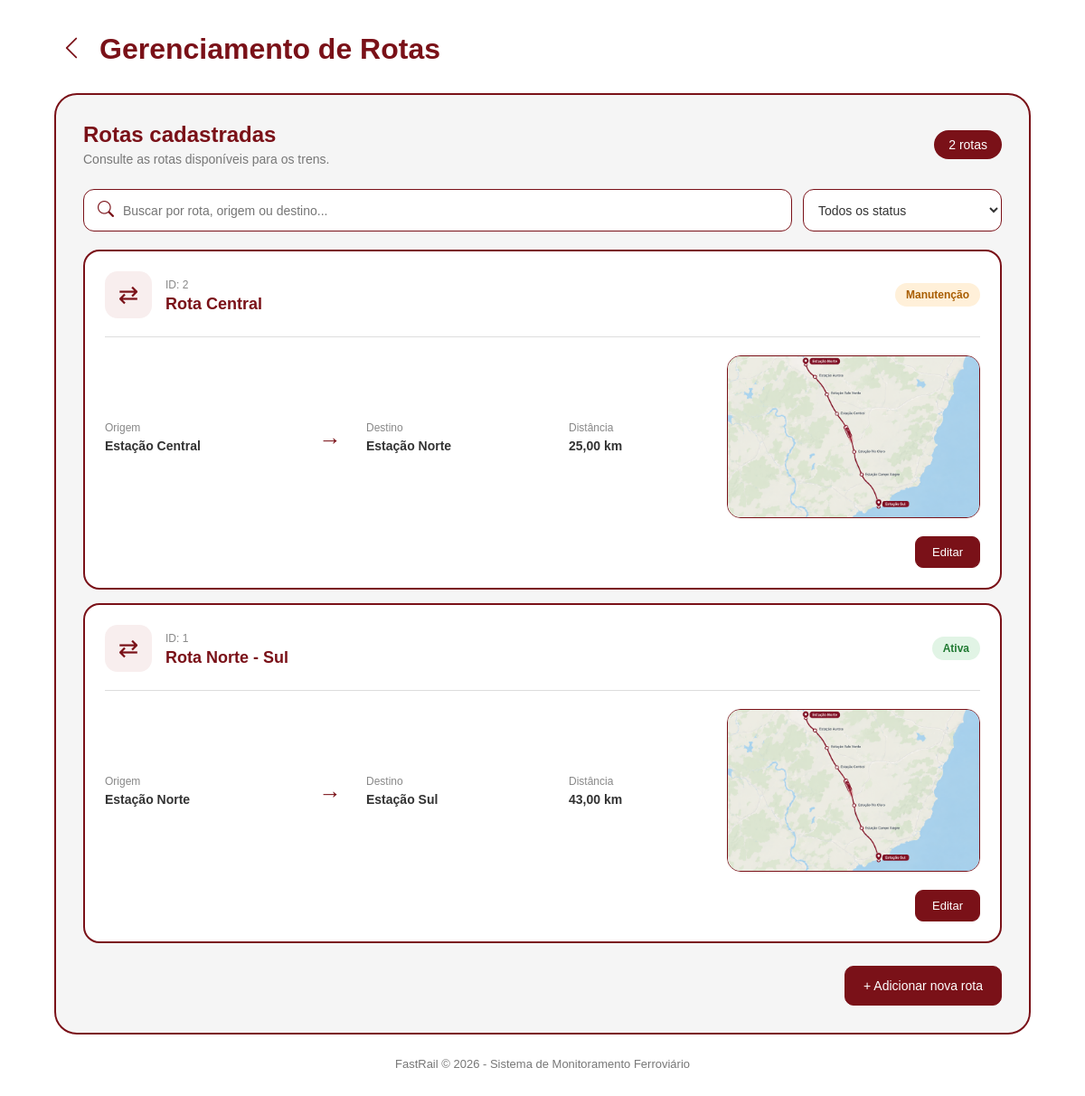
The page /rotas.php (signed in) on the database its author committed.
### tables this page shows
CREATE TABLE rotas (
    idRota INT NOT NULL AUTO_INCREMENT,
    nome_rota VARCHAR(100) NOT NULL,
    origem VARCHAR(100) NOT NULL,
    destino VARCHAR(100) NOT NULL,
    distancia DECIMAL(10,2) NOT NULL,
    status VARCHAR(20) NOT NULL DEFAULT 'Ativa',
    PRIMARY KEY (idRota)
);

### funcoes.php (called while the page is built, shortened)
<?php
function e($valor)
{
    return htmlspecialchars((string) ($valor ?? ''), ENT_QUOTES, 'UTF-8');
}
function formatarNumero($valor, $casas = 2)
{
    return number_format((float) $valor, $casas, ',', '.');
}

### rotas.php (the view, shortened to what this page needs)
<?php
require_once 'proteger.php';
$resultado = $conexao->query("SELECT idRota, nome_rota, origem, destino, distancia, status FROM rotas ORDER BY idRota DESC");
$rotas = $resultado ? $resultado->fetch_all(MYSQLI_ASSOC) : [];
$total_rotas = count($rotas);
?>
<!DOCTYPE html>
<html lang="pt-BR">
<head>
    <link rel="stylesheet" href="https://cdn.jsdelivr.net/npm/bootstrap-icons@1.11.3/font/bootstrap-icons.min.css">
    <link rel="stylesheet" href="assets/css/base.css">
    <link rel="stylesheet" href="assets/css/rotas.css">
</head>
<body>
    <main class="container">
        <header class="cabecalho">
            <a href="dashboard.php" class="btn-voltar" title="Voltar">
                <i class="bi bi-chevron-left"></i>
            </a>
            <div>
                <h1>Gerenciamento de Rotas</h1>
            </div>
        </header>
        <section class="secao">
            <div class="titulo-secao">
                <div>
                    <h2>Rotas cadastradas</h2>
                    <p>Consulte as rotas disponíveis para os trens.</p>
                </div>
                <span class="contador"><?= $total_rotas ?> <?= $total_rotas === 1 ? 'rota' : 'rotas' ?></span>
            </div>
            <div class="filtros">
                <div class="campo-busca">
                    <i class="bi bi-search"></i>
                    <input type="text" id="buscarRota" data-busca=".rota-card" placeholder="Buscar por rota, origem ou destino...">
                </div>
                <select id="filtroStatus" data-filtro-status=".rota-card">
                    <option value="">Todos os status</option>
                </select>
            </div>
            <div class="lista-rotas">
                <?php foreach ($rotas as $rota): ?>
                    <?php $classe_status = STATUS_ROTA[$rota['status']] ?? ''; ?>
                    <article class="rota-card" data-status="<?= $classe_status ?>">
                        <div class="rota-topo">
                            <div class="icone-rota">⇄</div>
                            <div class="nome-rota">
                                <span>ID: <?= (int) $rota['idRota'] ?></span>
                                <h3><?= e($rota['nome_rota']) ?></h3>
                            </div>
                            <span class="status <?= $classe_status ?>"><?= e($rota['status']) ?></span>
                        </div>
                        <div class="rota-conteudo">
                            <div class="trajeto">
                                <div class="local">
                                    <span>Origem</span>
                                    <strong><?= e($rota['origem']) ?></strong>
                                </div>
                                <div class="linha-rota">
                                    <span>→</span>
                                </div>
                                <div class="local">
                                    <span>Destino</span>
                                    <strong><?= e($rota['destino']) ?></strong>
                                </div>
                                <div class="distancia">
                                    <span>Distância</span>
                                    <strong><?= formatarNumero($rota['distancia']) ?> km</strong>
                                </div>
                            </div>
                            <div class="imagem-rota">
                                <img src="assets/img/rota-norte.sul.png" alt="Mapa da rota">
                            </div>
                        </div>
                        <div class="acoes-rota">
                            <a href="rotas_form.php?id=<?= (int) $rota['idRota'] ?>" class="btn-editar">Editar</a>
                        </div>
                    </article>
                <?php endforeach; ?>
            </div>
            <a href="rotas_form.php" class="btn-adicionar">+ Adicionar nova rota</a>
        </section>
        <footer class="rodape">FastRail © 2026 - Sistema de Monitoramento Ferroviário</footer>
    </main>
</body>
</html>

### assets/css/base.css (style rules this page uses)
:root { --vermelho: #7A1118; --vermelho-escuro: #5f0d13; --vermelho-hover: #991B1B; --vermelho-claro: #f8eeee; --vermelho-borda: #f0d4d6; --alerta: #b4232f; --branco: #ffffff; --cinza-fundo: #f2f2f2; --cinza-secao: #f5f5f5; --cinza-borda: #dddddd; --texto: #333333; --texto-forte: #222222; --texto-medio: #555555; --texto-suave: #777777; --verde-fundo: #e1f4e5; --verde-texto: #217a32; --laranja-fundo: #fff0d9; --laranja-texto: #a85d00; --neutro-fundo: #eeeeee; --neutro-texto: #555555; }
*, *::before, *::after { margin: 0; padding: 0; box-sizing: border-box; }
body { min-height: 100vh; background: var(--branco); color: var(--texto); font-family: Arial, sans-serif; }
button, input, select, textarea { font-family: inherit; }
img { max-width: 100%; }
.cabecalho { display: flex; align-items: center; gap: 12px; margin-bottom: 30px; }
.cabecalho > div { min-width: 0; flex: 1; }
.cabecalho h1 { color: var(--vermelho); font-size: 32px; line-height: 1.15; }
.btn-voltar { width: 38px; height: 38px; flex-shrink: 0; border: none; border-radius: 8px; background: transparent; color: var(--vermelho); font-size: 28px; text-decoration: none; cursor: pointer; display: inline-flex; align-items: center; justify-content: center; }
.status { padding: 6px 12px; border-radius: 20px; font-size: 12px; font-weight: bold; white-space: nowrap; }
.status.ativo, .status.ativa { background: var(--verde-fundo); color: var(--verde-texto); }
.status.manutencao { background: var(--laranja-fundo); color: var(--laranja-texto); }
.rodape { padding: 25px 0 10px; color: var(--texto-suave); font-size: 13px; text-align: center; }

### rows shown on the page
rotas: idRota "2", nome_rota "Rota Central", status "Manutenção", origem "Estação Central", destino "Estação Norte", distancia "25,00"
rotas: idRota "1", nome_rota "Rota Norte - Sul", status "Ativa", origem "Estação Norte", destino "Estação Sul", distancia "43,00"

### other values the page prints
$total_rotas "2"
